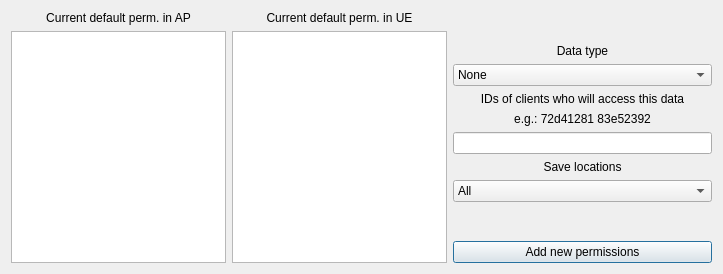
<?xml version="1.0" encoding="UTF-8"?>
<ui version="4.0">
 <class>perms_screen</class>
 <widget class="QDialog" name="perms_screen">
  <property name="geometry">
   <rect>
    <x>0</x>
    <y>0</y>
    <width>723</width>
    <height>274</height>
   </rect>
  </property>
  <property name="windowTitle">
   <string>Dialog</string>
  </property>
  <layout class="QHBoxLayout" name="horizontalLayout">
   <item>
    <layout class="QVBoxLayout" name="verticalLayout_3">
     <item>
      <widget class="QLabel" name="label_4">
       <property name="sizePolicy">
        <sizepolicy hsizetype="Preferred" vsizetype="Maximum">
         <horstretch>0</horstretch>
         <verstretch>0</verstretch>
        </sizepolicy>
       </property>
       <property name="text">
        <string>Current default perm. in AP</string>
       </property>
       <property name="alignment">
        <set>Qt::AlignCenter</set>
       </property>
      </widget>
     </item>
     <item>
      <widget class="QTableWidget" name="ap_table">
       <property name="sizePolicy">
        <sizepolicy hsizetype="Preferred" vsizetype="Preferred">
         <horstretch>0</horstretch>
         <verstretch>0</verstretch>
        </sizepolicy>
       </property>
       <property name="minimumSize">
        <size>
         <width>215</width>
         <height>0</height>
        </size>
       </property>
       <property name="maximumSize">
        <size>
         <width>215</width>
         <height>16777215</height>
        </size>
       </property>
      </widget>
     </item>
    </layout>
   </item>
   <item>
    <layout class="QVBoxLayout" name="verticalLayout_2">
     <item>
      <widget class="QLabel" name="label_6">
       <property name="sizePolicy">
        <sizepolicy hsizetype="Preferred" vsizetype="Maximum">
         <horstretch>0</horstretch>
         <verstretch>0</verstretch>
        </sizepolicy>
       </property>
       <property name="text">
        <string>Current default perm. in UE</string>
       </property>
       <property name="alignment">
        <set>Qt::AlignCenter</set>
       </property>
      </widget>
     </item>
     <item>
      <widget class="QTableWidget" name="ue_table">
       <property name="sizePolicy">
        <sizepolicy hsizetype="Preferred" vsizetype="Preferred">
         <horstretch>0</horstretch>
         <verstretch>0</verstretch>
        </sizepolicy>
       </property>
       <property name="minimumSize">
        <size>
         <width>215</width>
         <height>0</height>
        </size>
       </property>
       <property name="maximumSize">
        <size>
         <width>215</width>
         <height>16777215</height>
        </size>
       </property>
      </widget>
     </item>
    </layout>
   </item>
   <item>
    <layout class="QVBoxLayout" name="verticalLayout">
     <item>
      <spacer name="verticalSpacer">
       <property name="orientation">
        <enum>Qt::Vertical</enum>
       </property>
       <property name="sizeType">
        <enum>QSizePolicy::Expanding</enum>
       </property>
       <property name="sizeHint" stdset="0">
        <size>
         <width>20</width>
         <height>40</height>
        </size>
       </property>
      </spacer>
     </item>
     <item>
      <widget class="QLabel" name="label">
       <property name="text">
        <string>Data type</string>
       </property>
       <property name="alignment">
        <set>Qt::AlignCenter</set>
       </property>
      </widget>
     </item>
     <item>
      <widget class="QComboBox" name="types_box">
       <item>
        <property name="text">
         <string>None</string>
        </property>
       </item>
       <item>
        <property name="text">
         <string>Smart Meter</string>
        </property>
       </item>
       <item>
        <property name="text">
         <string>Aggregated</string>
        </property>
       </item>
      </widget>
     </item>
     <item>
      <widget class="QLabel" name="label_2">
       <property name="text">
        <string>IDs of clients who will access this data</string>
       </property>
       <property name="alignment">
        <set>Qt::AlignCenter</set>
       </property>
      </widget>
     </item>
     <item>
      <widget class="QLabel" name="label_3">
       <property name="text">
        <string>e.g.: 72d41281 83e52392</string>
       </property>
       <property name="alignment">
        <set>Qt::AlignCenter</set>
       </property>
      </widget>
     </item>
     <item>
      <widget class="QLineEdit" name="perms_lineedit"/>
     </item>
     <item>
      <widget class="QLabel" name="label_5">
       <property name="text">
        <string>Save locations</string>
       </property>
       <property name="alignment">
        <set>Qt::AlignCenter</set>
       </property>
      </widget>
     </item>
     <item>
      <widget class="QComboBox" name="location_box">
       <item>
        <property name="text">
         <string>All</string>
        </property>
       </item>
       <item>
        <property name="text">
         <string>This device</string>
        </property>
       </item>
       <item>
        <property name="text">
         <string>Access point</string>
        </property>
       </item>
      </widget>
     </item>
     <item>
      <spacer name="verticalSpacer_2">
       <property name="orientation">
        <enum>Qt::Vertical</enum>
       </property>
       <property name="sizeType">
        <enum>QSizePolicy::Expanding</enum>
       </property>
       <property name="sizeHint" stdset="0">
        <size>
         <width>20</width>
         <height>40</height>
        </size>
       </property>
      </spacer>
     </item>
     <item>
      <widget class="QPushButton" name="add_button">
       <property name="text">
        <string>Add new permissions</string>
       </property>
      </widget>
     </item>
    </layout>
   </item>
  </layout>
 </widget>
 <resources/>
 <connections/>
</ui>
